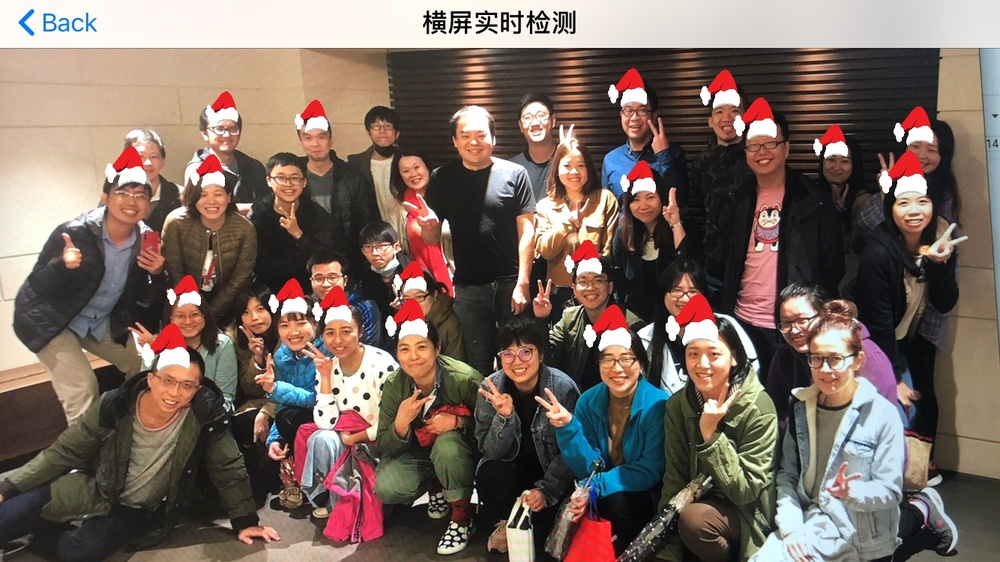
#> input picture OpenCV/face01.jpg, 1000 x 562 px, shrunk from 1334 x 750 before the run
$ python 'face detection.py'
#> lines starting #> are read from the running program, lines starting #| are printed output that depends on the picture; after the words box and inside, x2 and y2 are one past the last pixel; in counts of white or black regions, pixels touching at a corner belong together
import cv2
face_cascade = cv2.CascadeClassifier('../opencv/data/haarcascades/haarcascade_frontalface_alt2.xml')
eye_cascade = cv2.CascadeClassifier('../opencv/data/haarcascades/haarcascade_eye.xml')
#error: (-215:Assertion failed) !empty() in function 'detectMultiScale'
#找不到haarcascade_frontalface_alt2.xml,要指定路徑
image = cv2.imread('face01.jpg')
#> image is the input picture: shape (562, 1000, 3); mean B, G, R 96.5, 105.4, 122.3
gray = cv2.cvtColor(image, cv2.COLOR_BGR2GRAY)
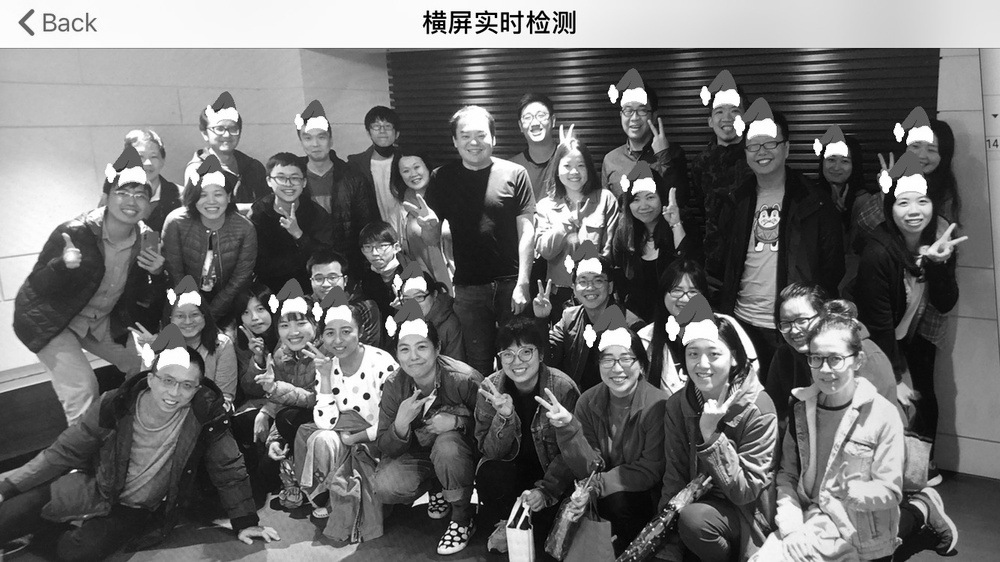
#> gray: shape (562, 1000); min 0, max 255, mean 109.4
size = gray.shape
#> size = (562, 1000)
faces = face_cascade.detectMultiScale(gray, 1.07, 4, minSize=(30, 30), maxSize=(80, 80))
#> faces = 28 rows, first 6: [613, 93, 45, 45], [367, 114, 32, 32], [295, 122, 40, 40], [452, 120, 41, 41], [820, 147, 36, 36], [555, 151, 38, 38]
#原型Python: objects = cv.CascadeClassifier.detectMultiScale(image[, scaleFactor[, minNeighbors[, flags[, minSize[, maxSize]]]]])
#img 包含要檢測對象的圖像矩陣。
#scaleFactor 每個圖像縮小多少比例。
#(??,書上說尋找過程中每次檢測時檢測窗口的放大級距，最小值必須為 1。
#此數值越大，可能造成圖片中有人臉但無法偵測出來，反之數值越小越容易偵測到人臉，但偵測速度較慢)
#minNeighbors 每個候選矩形必須保留多少個鄰居。
#(??,書上說需通過幾次檢測才算是人臉。)
#minSize 最小可能的對像大小。小於此值的對象將被忽略。
#maxSize 最大可能的對像大小。大於此值的對象將被忽略。如果maxSize == minSize模型以單一比例評估
for (x, y, w, h) in faces:
    image = cv2.rectangle(image, (x, y), (x + w, y + h), (0, 255, 0), 3)
    face_rect = gray[y:y+h, x:x+w]
    eyes = eye_cascade.detectMultiScale(face_rect, 1.05, 8)
    for (ex, ey, ew, eh) in eyes:
        center = (x + ey + int(ew / 2.0), y + ey + int(eh / 2.0))
        r = int(min(ew, eh) / 2.0)
        image = cv2.circle(image, center, r, (255, 255, 0), 5)
#> this loop made 28 passes
#> (x, y, w, h) on passes 1 to 12: (613, 93, 45, 45), (367, 114, 32, 32), (295, 122, 40, 40), (452, 120, 41, 41), (820, 147, 36, 36), (555, 151, 38, 38), (192, 179, 40, 40), (358, 234, 36, 36), (305, 261, 43, 43), (663, 274, 41, 41), (235, 295, 42, 42), (169, 300, 38, 38)
#> pass 1, `image = cv2.rectangle(image, (x, y), (x + w, y + h), (0, 255, 0), 3)`:
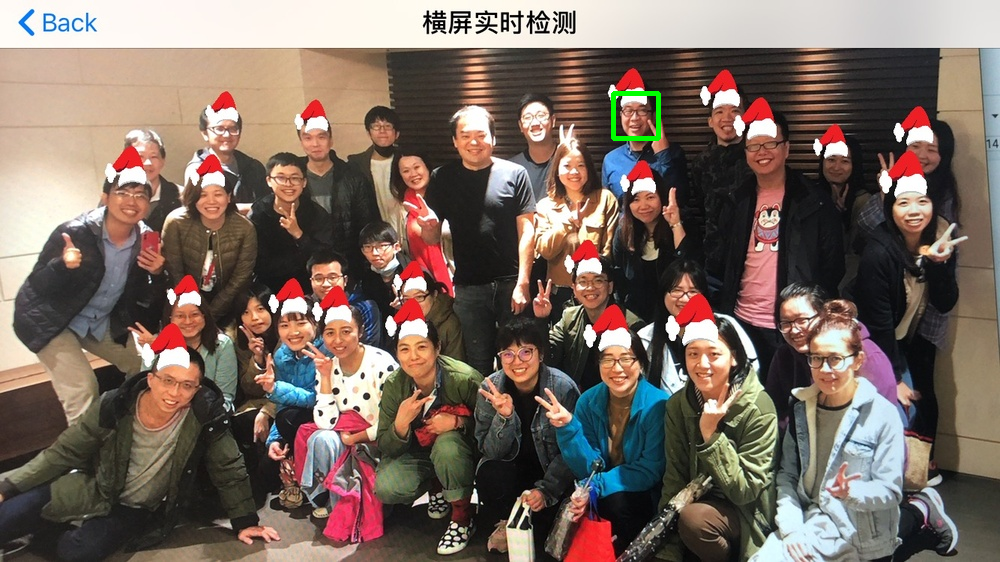
#> image: shape (562, 1000, 3); 0.16% of pixels changed, all inside (x1, y1, x2, y2) = (611, 91, 661, 141)
#> pass 1, `face_rect = gray[y:y+h, x:x+w]`:
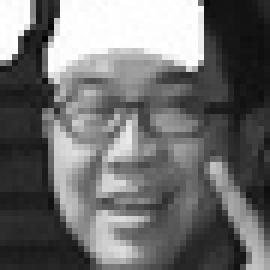
#> face_rect: shape (45, 45) (shown 6 times larger); min 2, max 255, mean 111
#> pass 2, `image = cv2.rectangle(image, (x, y), (x + w, y + h), (0, 255, 0), 3)`:
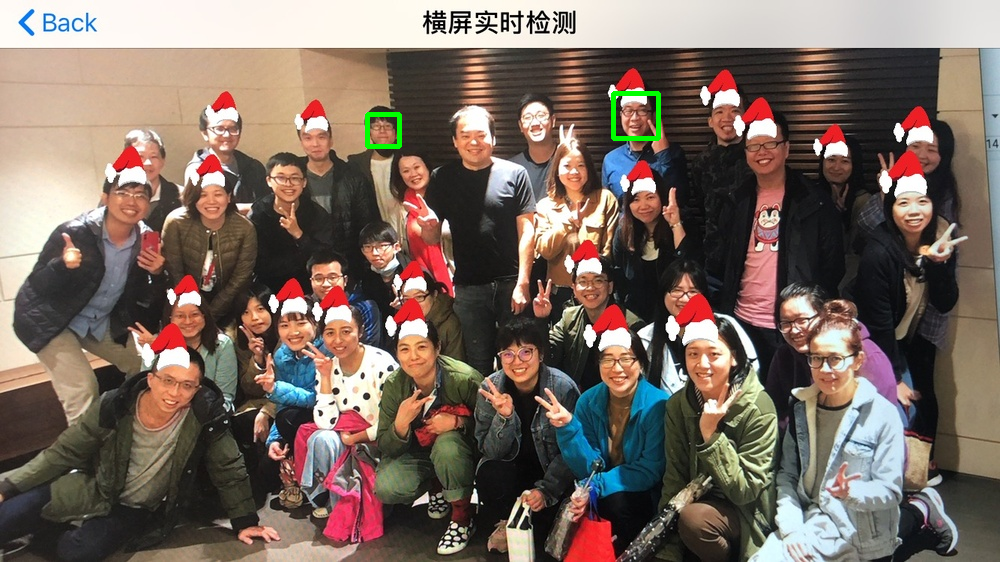
#> image: shape (562, 1000, 3); 0.11% of pixels changed, all inside (x1, y1, x2, y2) = (365, 112, 402, 149)
#> pass 2, `face_rect = gray[y:y+h, x:x+w]`:
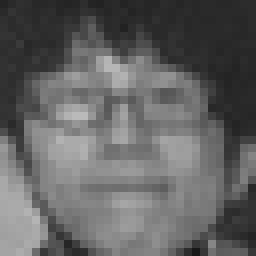
#> face_rect: shape (32, 32) (shown 8 times larger); min 24, max 186, mean 98.5
#> after the loop:
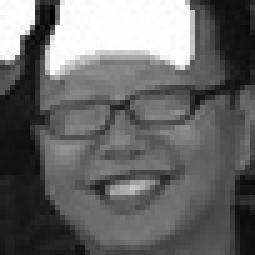
#> face_rect: shape (51, 51) (shown 5 times larger); min 1, max 255, mean 104.9
#> after the loop:
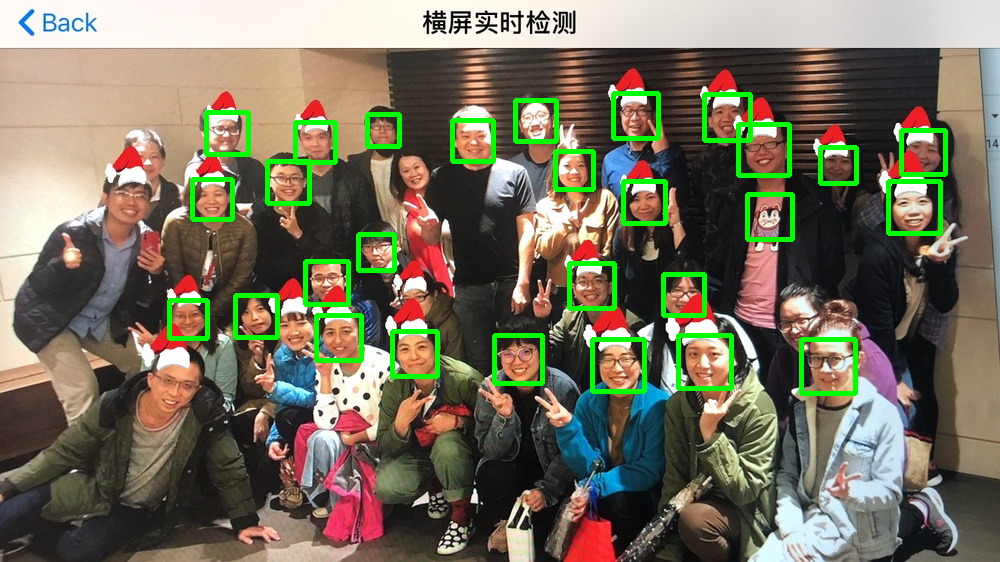
#> image: shape (562, 1000, 3); 3.98% of pixels changed, all inside (x1, y1, x2, y2) = (167, 92, 948, 396)
cv2.namedWindow('video', cv2.WINDOW_NORMAL)
cv2.imshow('video', image)
cv2.waitKey(0)
cv2.destroyAllWindows()

$ run again, with OpenCV/face02.jpg copied over OpenCV/face01.jpg
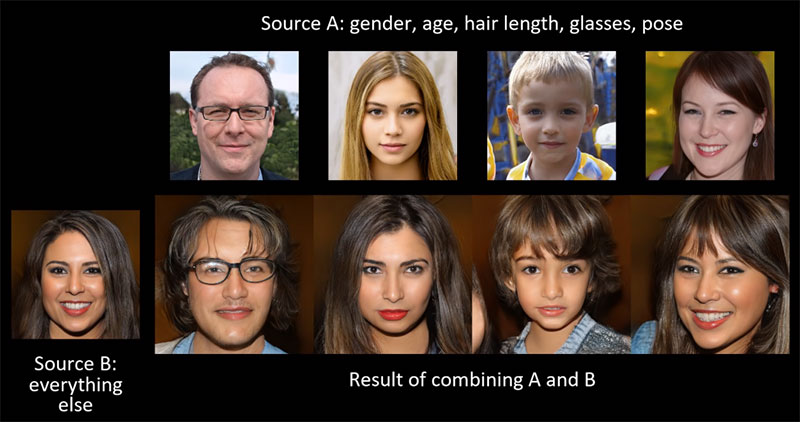
#> input picture OpenCV/face02.jpg, 800 x 422 px
#> image is the input picture: shape (422, 800, 3); mean B, G, R 41.9, 51, 65.4
#> faces = [[674, 87, 68, 68], [41, 245, 67, 67], [359, 87, 68, 68], [356, 244, 71, 71], [516, 89, 69, 69], [195, 83, 75, 75], [668, 247, 73, 73], [516, 250, 74, 74]]
#> the loop `for (x, y, w, h) in faces:` made 8 passes
#> (x, y, w, h, eyes) on passes 1, 2, 3, 4, 5, 7, 8: (674, 87, 68, 68, [[7, 13, 22, 22], [39, 13, 24, 24]]), (41, 245, 67, 67, [[5, 13, 25, 25], [38, 14, 24, 24]]), (359, 87, 68, 68, [[5, 12, 24, 24], [37, 13, 24, 24]]), (356, 244, 71, 71, [[42, 13, 25, 25], [4, 13, 26, 26]]), (516, 89, 69, 69, [[7, 11, 24, 24], [40, 11, 24, 24]]), (668, 247, 73, 73, [[8, 10, 25, 25], [47, 12, 23, 23]]), (516, 250, 74, 74, [[3, 7, 25, 25], [41, 7, 26, 26]])
#> after the loop `for (x, y, w, h) in faces:`:
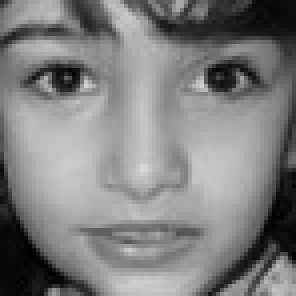
#> face_rect: shape (74, 74) (shown 4 times larger); min 0, max 216, mean 127.5
#> after the loop `for (x, y, w, h) in faces:`:
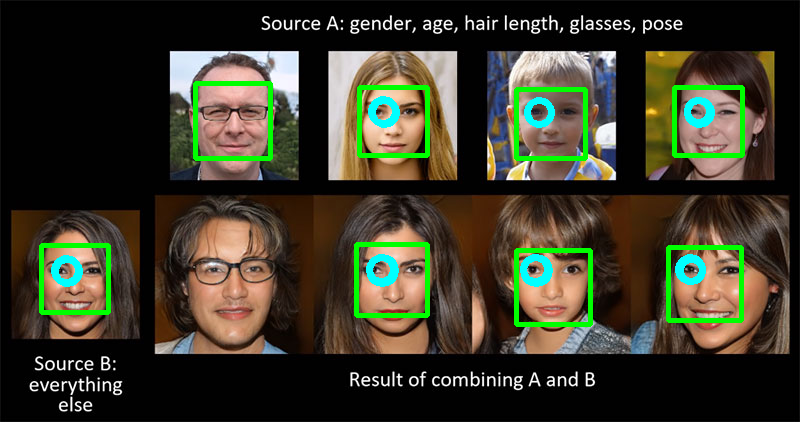
#> image: shape (422, 800, 3); mean B, G, R 41.1, 57.7, 58.9
